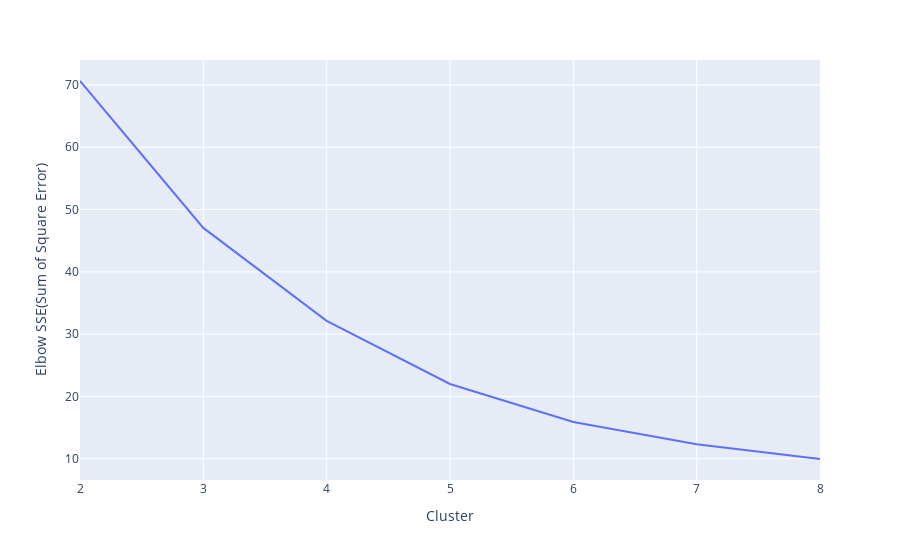

The code cell stored with this chart in its notebook:
### Code cell
figElbowWL, optimumElbowValueWL, optimumElbowScoreWL= elbowMethod(testWL)
figElbowWL

### Figure 1 — Plotly figure (JSON) as saved in the notebook; plotly's stock layout.template omitted (floating-point values rounded to 4 significant figures)
{"data": [{"hovertemplate": "Cluster=%{x}<br>Elbow SSE(Sum of Square Error)=%{y}<extra></extra>", "legendgroup": "", "line": {"color": "#636efa", "dash": "solid"}, "marker": {"symbol": "circle"}, "mode": "lines", "name": "", "orientation": "v", "showlegend": false, "type": "scatter", "x": [2, 3, 4, 5, 6, 7, 8], "xaxis": "x", "y": [70.64, 47.05, 32.14, 22.0, 15.91, 12.32, 9.955], "yaxis": "y"}], "layout": {"legend": {"tracegroupgap": 0}, "margin": {"t": 60}, "xaxis": {"anchor": "y", "domain": [0, 1], "title": {"text": "Cluster"}}, "yaxis": {"anchor": "x", "domain": [0, 1], "title": {"text": "Elbow SSE(Sum of Square Error)"}}}}
